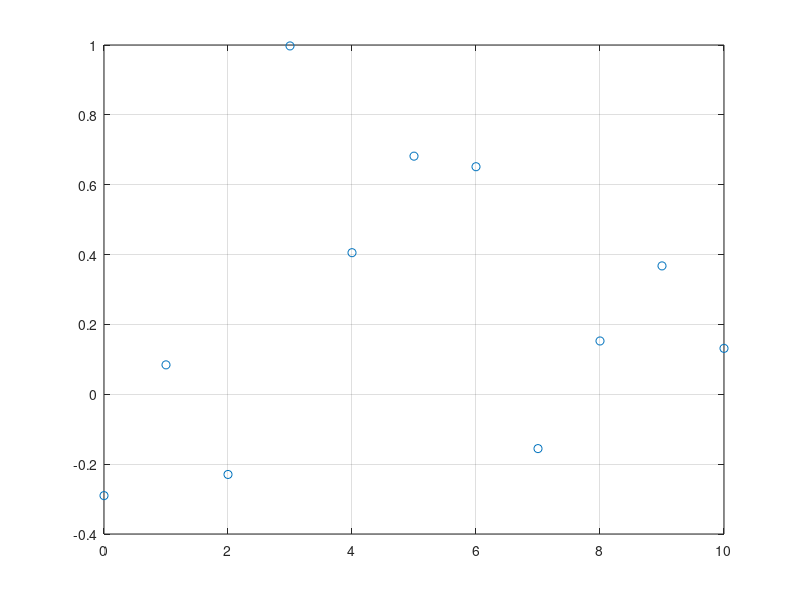

The MATLAB source for this figure: (Note: this script raises an error after producing the figure.)
clear;
close all;

u=0:10;
g=2*rand(1,length(u))-1;
plot(u,g,'o');
grid;
hold;
x=0:0.1:10;
y=zeros(1,length(x));

for i=1:length(x)-1
    
    y(i)=grad_interp(x(i),g);
    
end

plot(x,y,'r');